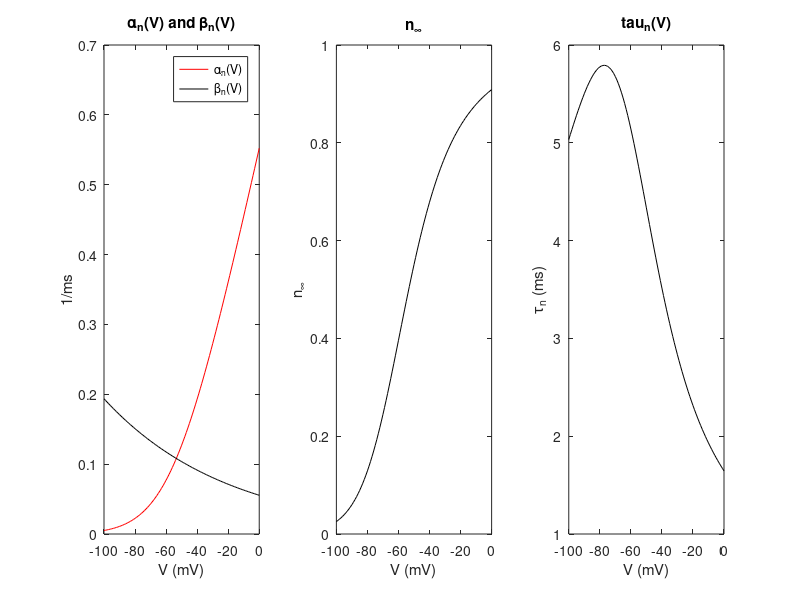
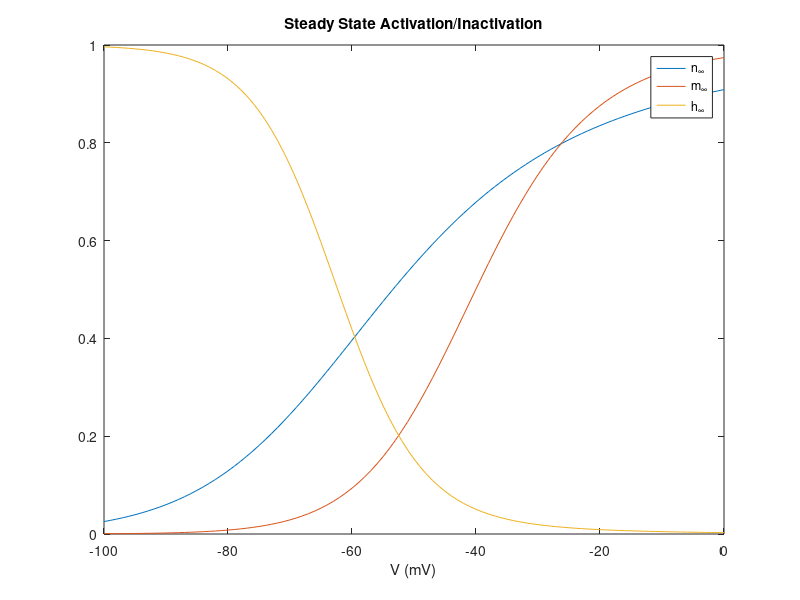
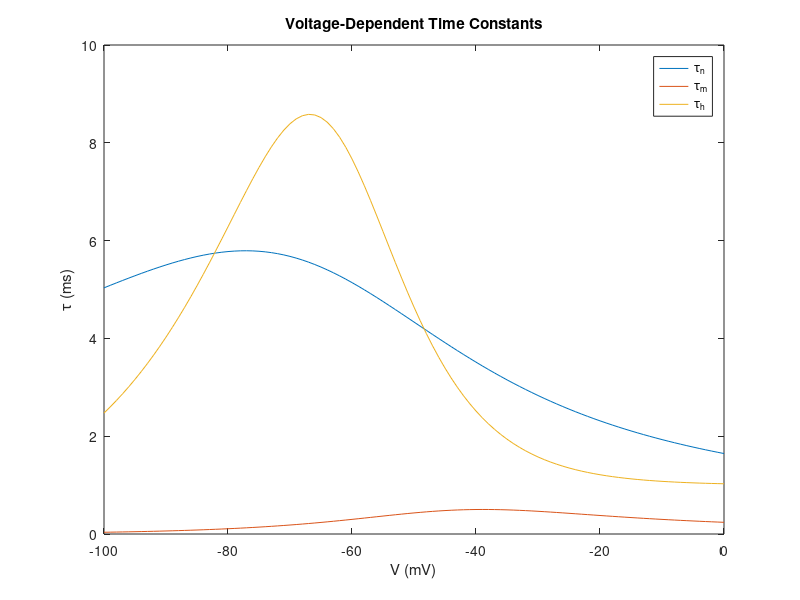

MATLAB code for these plots, in order: (Note: this script raises an error after producing the figures.)
%Jonathan Levine
%BIBB 585 HW Number 2
%Running this script produces all of the figures in Part 1 of the HW

%Depends on HHModel.m on current path


%Initialize some stuff....

%define alpha and beta functions
alpha_n = @(x) (0.01*(x + 55))/(1-exp(-0.1*(x+55)));
alpha_m = @(x) (0.1*(x + 40))/(1-exp(-0.1*(x+40)));
alpha_h = @(x) 0.07 * exp(-0.05*(x + 65));

beta_n = @(x) 0.125 * exp(-0.0125*(x + 65));
beta_m = @(x) 4 * exp(-0.0556*(x + 65));
beta_h = @(x) 1/(1+exp(-0.1*(x+35)));

%initialize dependent variables
volts = -100:1:0;
alphaN = NaN(1, length(volts));
betaN = NaN(1, length(volts));
alphaM = NaN(1, length(volts));
betaM = NaN(1, length(volts));
alphaH = NaN(1, length(volts));
betaH = NaN(1, length(volts));


n_inf = NaN(1,length(volts));
m_inf = NaN(1,length(volts));
h_inf = NaN(1,length(volts));

tau_n = NaN(1, length(volts));
tau_m = NaN(1,length(volts));
tau_h = NaN(1,length(volts));


%calculate dependent variables
for i = 1:length(volts)
    if (volts(i)==-55)
        volts(i) = -55.0001;
    end
    
    if(volts(i) == -40)
        volts(i) = -40.0001;
    end
    alphaN(i) = alpha_n(volts(i));
    betaN(i) = beta_n(volts(i));
    n_inf(i) = alphaN(i)/(alphaN(i)+betaN(i));
    tau_n(i) = 1/((alphaN(i)+betaN(i)));
    
    alphaM(i) = alpha_m(volts(i));
    betaM(i) = beta_m(volts(i));
    m_inf(i) = alphaM(i)/(alphaM(i)+betaM(i));
    tau_m(i) = 1/((alphaM(i)+betaM(i)));
    
    alphaH(i) = alpha_h(volts(i));
    betaH(i) = beta_h(volts(i));
    h_inf(i) = alphaH(i)/(alphaH(i)+betaH(i));
    tau_h(i) = 1/((alphaH(i)+betaH(i)));
    
end


%plot results

%5.9
figure;
subplot(1,3,1);
plot(volts, alphaN, 'r');
hold on;
plot(volts, betaN, 'k');
xlabel('V (mV)');
ylabel('1/ms');
legend('\alpha_n(V)', '\beta_n(V)');
title('\alpha_n(V) and \beta_n(V)');
subplot(1,3,2);
plot(volts, n_inf, 'k');
xlabel('V (mV)');
ylabel('n_\infty');
title('n_\infty');
subplot(1,3,3);
plot(volts, tau_n, 'k');
xlabel('V (mV)');
ylabel('\tau_n (ms)');
title('tau_n(V)');

%5.10 Left
figure;
plot(volts, n_inf);
hold on;
plot(volts, m_inf);
plot(volts, h_inf);
title('Steady State Activation/Inactivation');
legend('n_\infty', 'm_\infty', 'h_\infty')
xlabel('V (mV)');

%5.10 Right
figure;
plot(volts, tau_n);
hold on;
plot(volts, tau_m);
plot(volts, tau_h);
legend('\tau_n', '\tau_m', '\tau_h')
xlabel('V (mV)');
ylabel('\tau (ms)');
title('Voltage-Dependent Time Constants');


%HH MODEL TIME


%define some constants
maxG_L = .003; %in mS/mm^2
maxG_K = 0.36;
maxG_Na = 1.2;

E_L = -54.387; %in mV
E_K = -77;
E_Na = 50;
Vrest = -65;
A = .1; %in mm^2
c_m = 10*10^-6; %in mF/mm^2

dt = .00001; %small time differential for diff Eq solving
tf = 1.015; %time in seconds!!!
t = 1:dt:tf;
Iext =  20e-3 * ones(size(t)); %current in mA I think...


%Question Number 5
[t,v] = HHmodel(Iext, tf, Vrest, c_m, A, maxG_L, E_L, maxG_K,...
                     E_K, maxG_Na, E_Na, 0, 'V(t)');
                 
%6: Sodium Channel Blocking                 
[t2,v2] = HHmodel(Iext, tf, Vrest, c_m, A, maxG_L, E_L, maxG_K,...
                     E_K, maxG_Na/10, E_Na, 0, 'With Sodium Channel Inihibtion');
         
%6: Pottasium Channel Blocking                 
[t3,v3] = HHmodel(Iext, tf, Vrest, c_m, A, maxG_L, E_L, maxG_K/10,...
                     E_K, maxG_Na, E_Na, 0, 'With Pottasium Channel Inihibtion');
                 
%6: non inactivating channels               
[t4,v4] = HHmodel(Iext, tf, Vrest, c_m, A, maxG_L, E_L, maxG_K,...
                     E_K, maxG_Na, E_Na, 1, 'With Non-Inactivating Sodium Channels');          
                 
